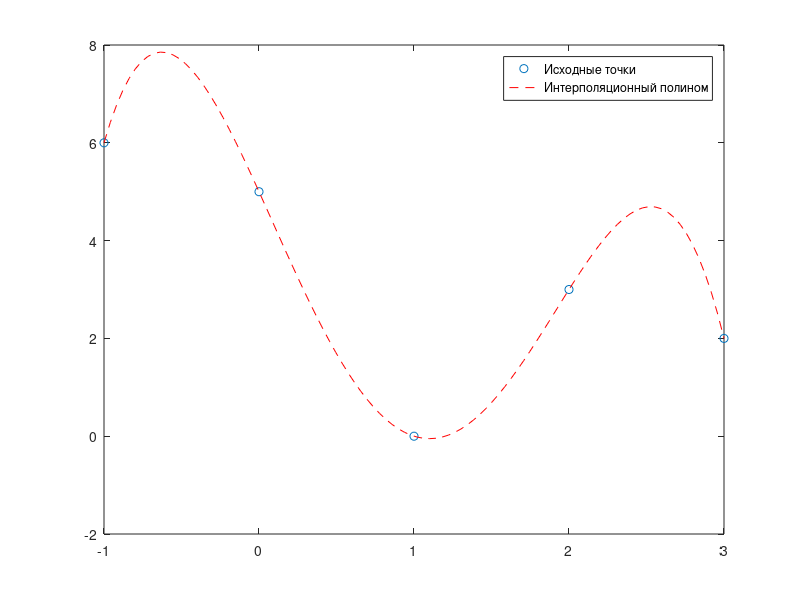

Recreate this plot in MATLAB.
x = [-1 0 1 2 3];
y = [6 5 0 3 2];
%Интерполяционный полином, т.к степень = кол-ву точек - 1 -> проходит через них
%Степен не наименьшая, но достаточная 
%Степен может быть меньше, если хотя бы 3 точки лежат на одной прямой, но
%в данной задаче это не выполняется

p = polyfit(x,y,length(x)-1);
disp("Roots:")
disp(roots(p))

x1 = linspace(min(x),max(x));
f1 = polyval(p,x1);

figure
plot(x,y,'o')
hold on
plot(x1,f1,'r--')
legend('Исходные точки','Интерполяционный полином')

